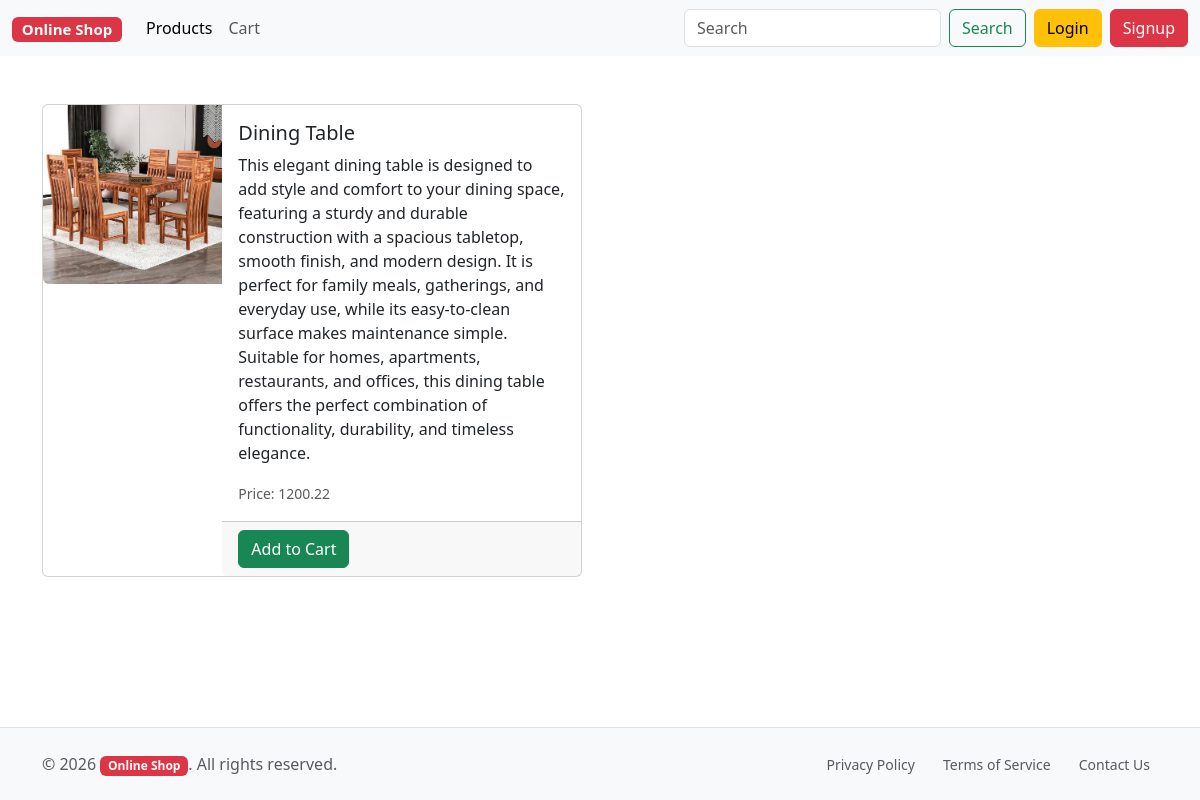
Screenshot of /product/2/ with the database file from the repository.
### product/models.py (models this page shows, shortened)
class Product(models.Model):
    product_name = models.CharField(max_length=100)
    product_description = models.TextField()
    product_price = models.DecimalField(max_digits=6, decimal_places=2)
    in_stock = models.BooleanField(default=True)
    category = models.ForeignKey(to=Category, on_delete=models.CASCADE,related_name="product")
    image = models.ImageField(upload_to='products')

### userpage/views.py (the view)
# urls.py: path('product/<int:pk>/', views.product_detail, name="product-detail"),
def product_detail(request, pk):
    product = Product.objects.get(pk=pk)
    return render(request, "userpage/product-detail.html", {
        "product": product
    })

### userpage/templates/userpage/product-detail.html (shortened to what this page needs)
<!doctype html>
{% extends 'user_base.html' %}
{% load static %}
{% block main_content %}
    <div class="container my-5">
            <div class="card mb-3" style="max-width: 540px;">
                <div class="row g-0">
                    <div class="col-md-4">
                    <img src="{{product.image.url}}" class="img-fluid rounded-start" alt="{{product.product_title}}"/>
                    </div>
                    <div class="col-md-8">
                    <div class="card-body">
                        <h5 class="card-title">{{product.product_name}}</h5>
                        <p class="card-text">{{product.product_description}}</p>
                        <p class="card-text"><small class="text-body-secondary">Price: {{product.product_price}}</small></p>
                    </div>
                    <div class="card-footer">
                        <a href="{% url 'add-to-cart' product.id %}" class="btn btn-success">Add to Cart</a>
                    </div>
                    </div>
            </div>
    </div>
    </div>
{% endblock %}

### rows the page displays
Product: image (picture), product_name "Dining Table", product_description "This elegant dining table is designed to add style and comfort to your dining space, featuring a sturdy and durable construction with a spacious tabletop, smooth finish, and modern design. It is perfect for family meals, gatherings, and everyday use, while its easy-to-clean surface makes maintenance simple. Suitable for homes, apartments, restaurants, and offices, this dining table offers the perfect combination of functionality, durability, and timeless elegance.", product_price "1200.22"
